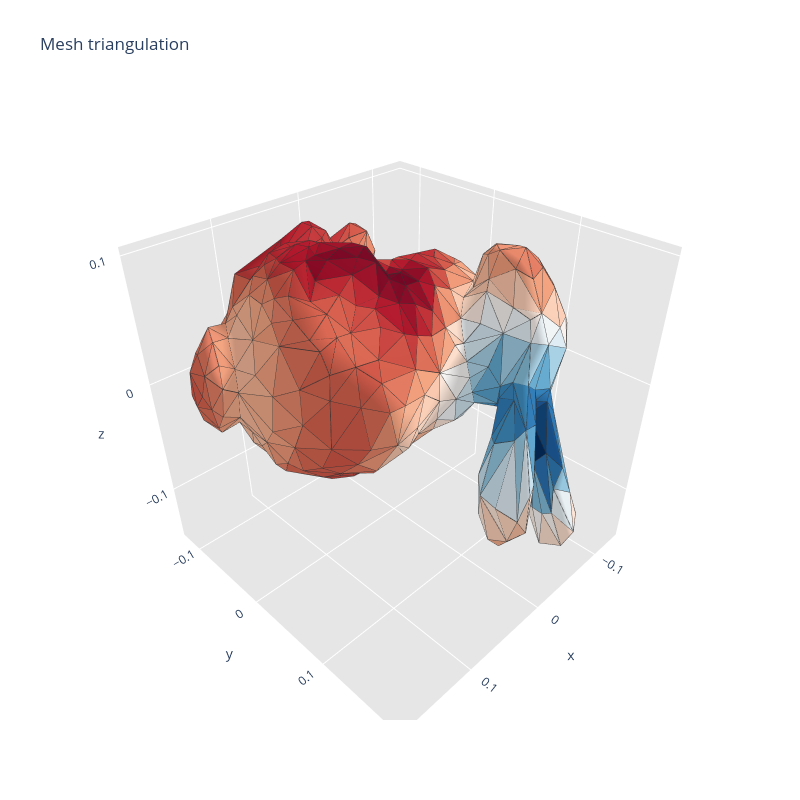

The cell this chart's notebook holds for it:
### Code cell
fig2 = go.Figure(data=data2, layout=layout)
fig2.show()

### Figure 1 — Plotly figure (JSON) as saved in the notebook; plotly's stock layout.template omitted (floating-point values rounded to 4 significant figures; data arrays with more than 128 entries replaced by an {"elided": "..."} marker saying what was removed)
{"data": [{"facecolor": {"elided": "1000 str values"}, "i": {"elided": "1000 int values"}, "j": {"elided": "1000 int values"}, "k": {"elided": "1000 int values"}, "name": "", "type": "mesh3d", "x": {"elided": "502 float values"}, "y": {"elided": "502 float values"}, "z": {"elided": "502 float values"}}, {"line": {"color": "rgb(50,50,50)", "width": 1.5}, "mode": "lines", "type": "scatter3d", "x": {"elided": "5000 float values"}, "y": {"elided": "5000 float values"}, "z": {"elided": "5000 float values"}}], "layout": {"height": 800, "scene": {"aspectratio": {"x": 1, "y": 1, "z": 1}, "xaxis": {"backgroundcolor": "rgb(230, 230,230)", "gridcolor": "rgb(255, 255, 255)", "showbackground": true, "zerolinecolor": "rgb(255, 255, 255)"}, "yaxis": {"backgroundcolor": "rgb(230, 230,230)", "gridcolor": "rgb(255, 255, 255)", "showbackground": true, "zerolinecolor": "rgb(255, 255, 255)"}, "zaxis": {"backgroundcolor": "rgb(230, 230,230)", "gridcolor": "rgb(255, 255, 255)", "showbackground": true, "zerolinecolor": "rgb(255, 255, 255)"}}, "title": {"text": "Mesh triangulation"}, "width": 800}}
